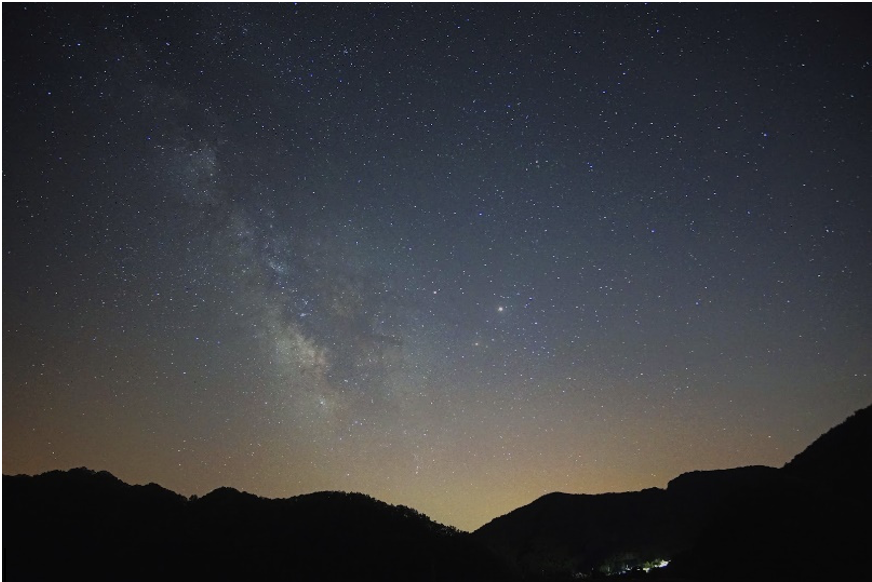
//> input picture star.png, 872 x 582 px
$ ./popquiz   (built with g++ and OpenCV 4)
//> lines starting //> are read from the running program, lines starting //| are printed output that depends on the picture; after the words box and inside, x2 and y2 are one past the last pixel; in counts of white or black regions, pixels touching at a corner belong together
#include <opencv2/opencv.hpp>
#include <iostream>
using namespace cv;
using namespace std;

int main() {
    Mat image;
    image = imread("star.png", 0);
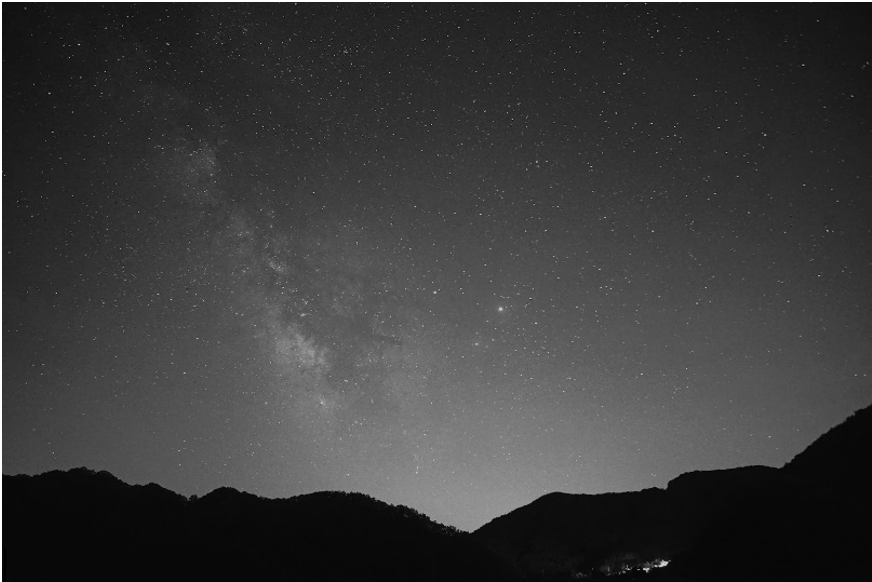
//> image: 582 rows x 872 cols, CV_8UC1; min 0, max 255, mean 58.6

    Mat negative_img = image.clone();
    Mat f_img, log_img;
    Mat gamma_img;
    double c = 1.5;

    //negative 변환
    for (int i = 0; i < image.rows; i++)
        for (int j = 0; j < image.cols; j++)
            negative_img.at<uchar>(i, j) = 255 - image.at<uchar>(i, j);
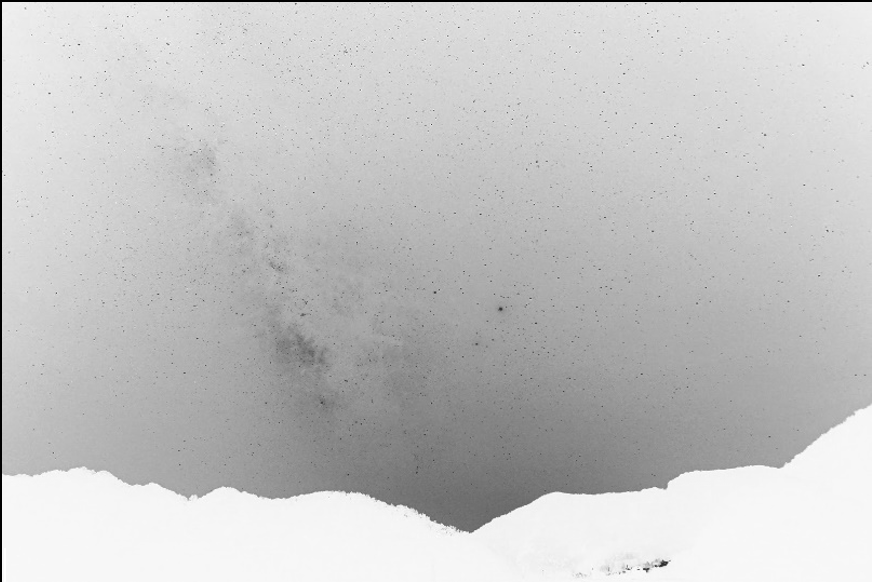
//> negative_img: 582 rows x 872 cols, CV_8UC1; min 0, max 255, mean 196.4

    //log 변환
    image.convertTo(f_img, CV_32F);
	f_img = abs(f_img);
	log(f_img, f_img);
	normalize(f_img, f_img, 0, 255, NORM_MINMAX);
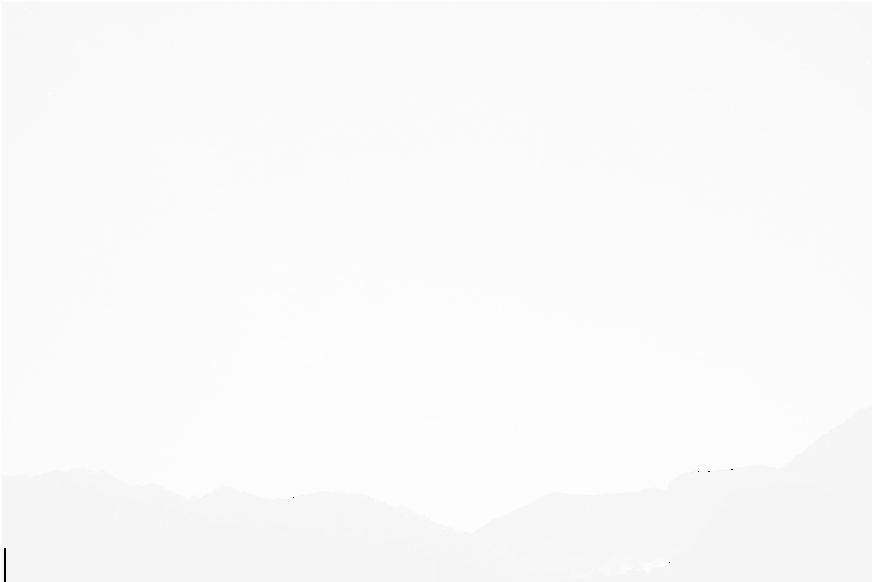
//> f_img: 582 rows x 872 cols, CV_32FC1; min 0, max 255, mean 250.2
	convertScaleAbs(f_img, log_img, c);
//> log_img: 582 rows x 872 cols, CV_8UC1; 100% white; black in thin lines or dots, all inside (x1, y1, x2, y2) = (4, 469, 733, 582)

    //gamma 변환
    MatIterator_<uchar> it, end;
    float gamma = 1.0;
	unsigned char pix[256];
    for (int i = 0; i < 256; i++)
		pix[i] = saturate_cast<uchar>(pow((float)(i / 255.0), gamma) * 255.0f);
    gamma_img = image.clone();

    for (it = gamma_img.begin<uchar>(), end = gamma_img.end<uchar>(); it != end; it++)
		*it = pix[(*it)];


    //이미지가 없을때 출력
    if (image.empty())
    {
        cout << "Could not open or find the image" << endl;
        return 0;
    }

    imshow("lena", image);
    imshow("Negative transformation", negative_img);
    imshow("Log transformation", log_img);
    imshow("Gamma transformation", gamma_img);

    waitKey(0);
    return 0;
}

$ run again, with dog.png copied over star.png
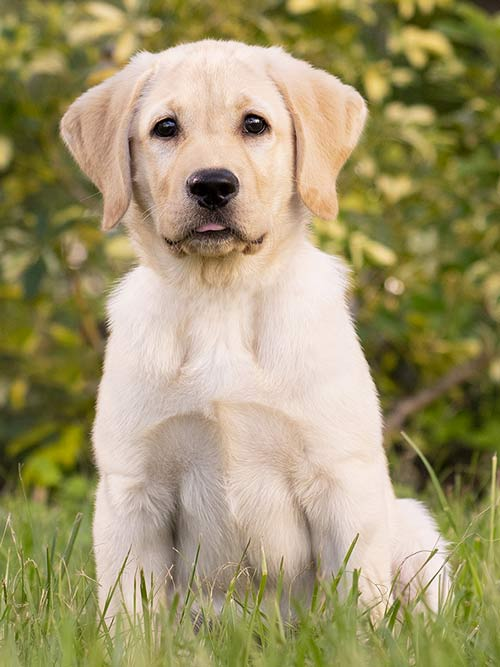
//> input picture dog.png, 500 x 667 px
//> `image = imread("star.png", 0);`:
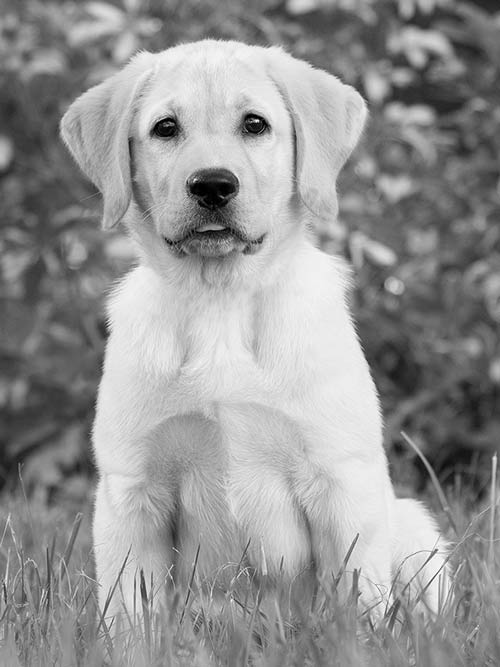
//> image: 667 rows x 500 cols, CV_8UC1; min 0, max 255, mean 148.4
//> after the loop `for (int i = 0; i < image.rows; i++)`:
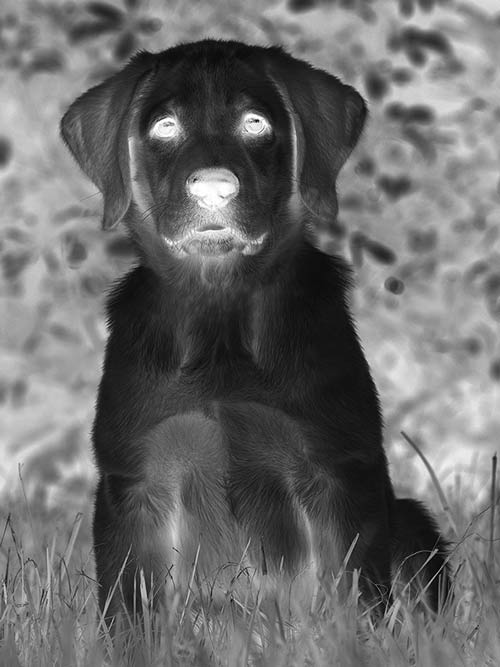
//> negative_img: 667 rows x 500 cols, CV_8UC1; min 0, max 255, mean 106.6
//> log_img: 667 rows x 500 cols, CV_8UC1; 99.9% white; black in thin lines or dots, all inside (x1, y1, x2, y2) = (154, 115, 266, 244)

$ run again, with saltnpepper.png copied over star.png
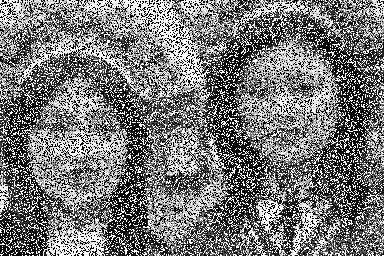
//> input picture saltnpepper.png, 384 x 256 px
//> image is the input picture: 256 rows x 384 cols, CV_8UC1; min 0, max 255, mean 120.1
//> after the loop `for (int i = 0; i < image.rows; i++)`:
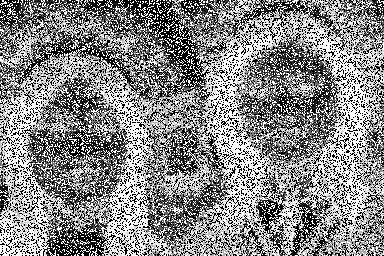
//> negative_img: 256 rows x 384 cols, CV_8UC1; min 0, max 255, mean 134.9
//> `normalize(f_img, f_img, 0, 255, NORM_MINMAX);`:
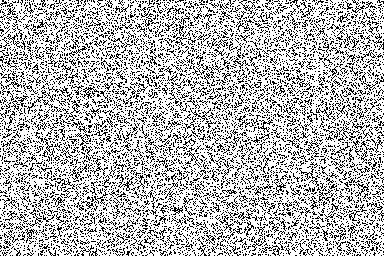
//> f_img: 256 rows x 384 cols, CV_32FC1; min 0, max 255, mean 183.8
//> log_img: 256 rows x 384 cols, CV_8UC1; 72.7% white; black in thin lines or dots
